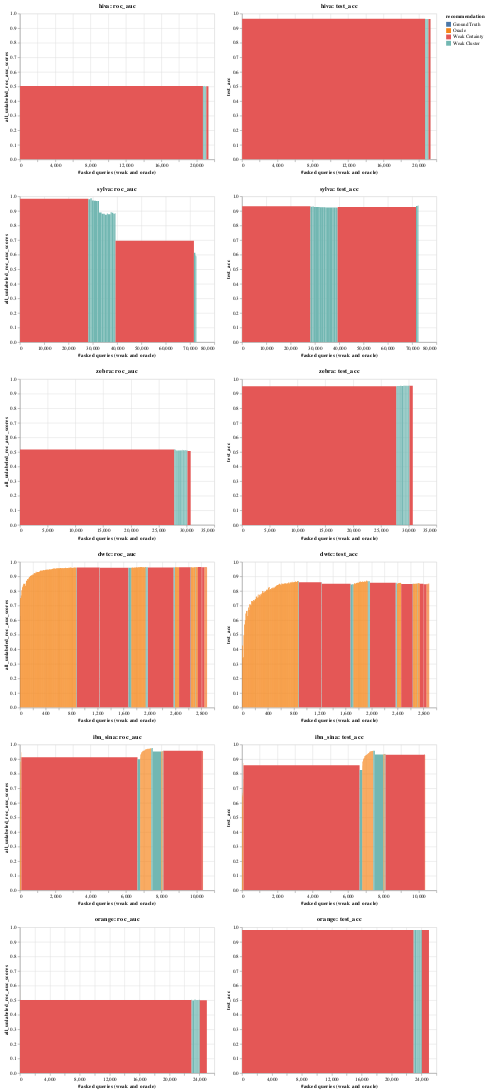

Notebook code cell kept with this figure:
### Code cell
pre_fetch_data(4)
visualise_top_n(4)
